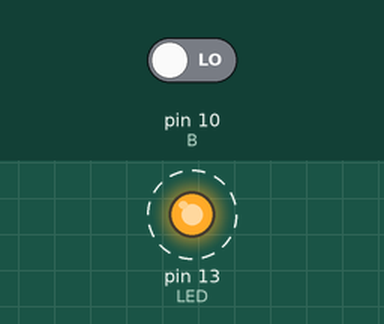
The sketch below on a simulated Arduino Uno, built with avr-gcc and run on an emulated ATmega328P. Parts: output pins drawn as LEDs (lit = HIGH). Dashed ring = blinking. Inputs (shaded band) come from the test bench; at power-on: pin 10 (B) LOW.

Above: at 4.8 s.
4.9 s: pin 10 (B) driven HIGH
At 5.7 s:
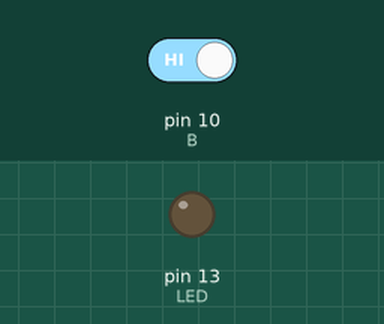
7.6 s: pin 10 (B) driven LOW
At 8.4 s:
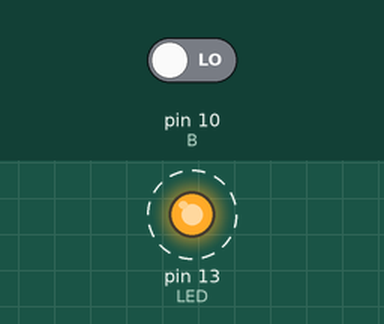
Timing chart, 0 to 19.6 s (numbered marks = the images above; inputs shaded):
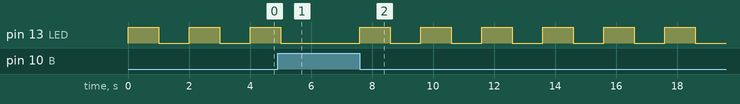

Measured:
- after the input at 4.9 s, pin 13 (LED): goes on until 5.0 s, then stays LOW
- after the input at 7.6 s, pin 13 (LED): alternates HIGH for 1.0 s and LOW for 1.0 s, starting at once
- by itself, pin 13 (LED): alternates HIGH for 1.0 s and LOW for 1.0 s

The sketch:

AULA_1.2.ino
```cpp
/*
Aula 1.2

Trabalhando com o Switch-Case
Nessa aula iremos aprender a realizar a leitura
do status de um botão e através desse status
ligar ou desligar um LED.

Você irá precisar apenas de um ARDUINO e um botão
que pode ser retirado de qualquer sucata disponível

*/

int LED = 13;
int B = 10; //Botão
int state = 1;

void setup() {
  pinMode(LED, OUTPUT);
  pinMode(B, INPUT);
}

void loop(){
  state = digitalRead(B); //Leia o estado do botão
    switch (state){
    case 1:
    digitalWrite(LED, LOW); // Caso o botão esteja em nível alto, o led deverá permanecer apagado
    break;
    case 0:
    digitalWrite(LED, HIGH);
    delay(1000);
    digitalWrite(LED, LOW);
    delay(1000);
    break;
    }
  }

/*
Lembrando que outras estruturas de controle
possuem uso similar e iremos falar sobre elas
em uma próxima aula.
*/
```
